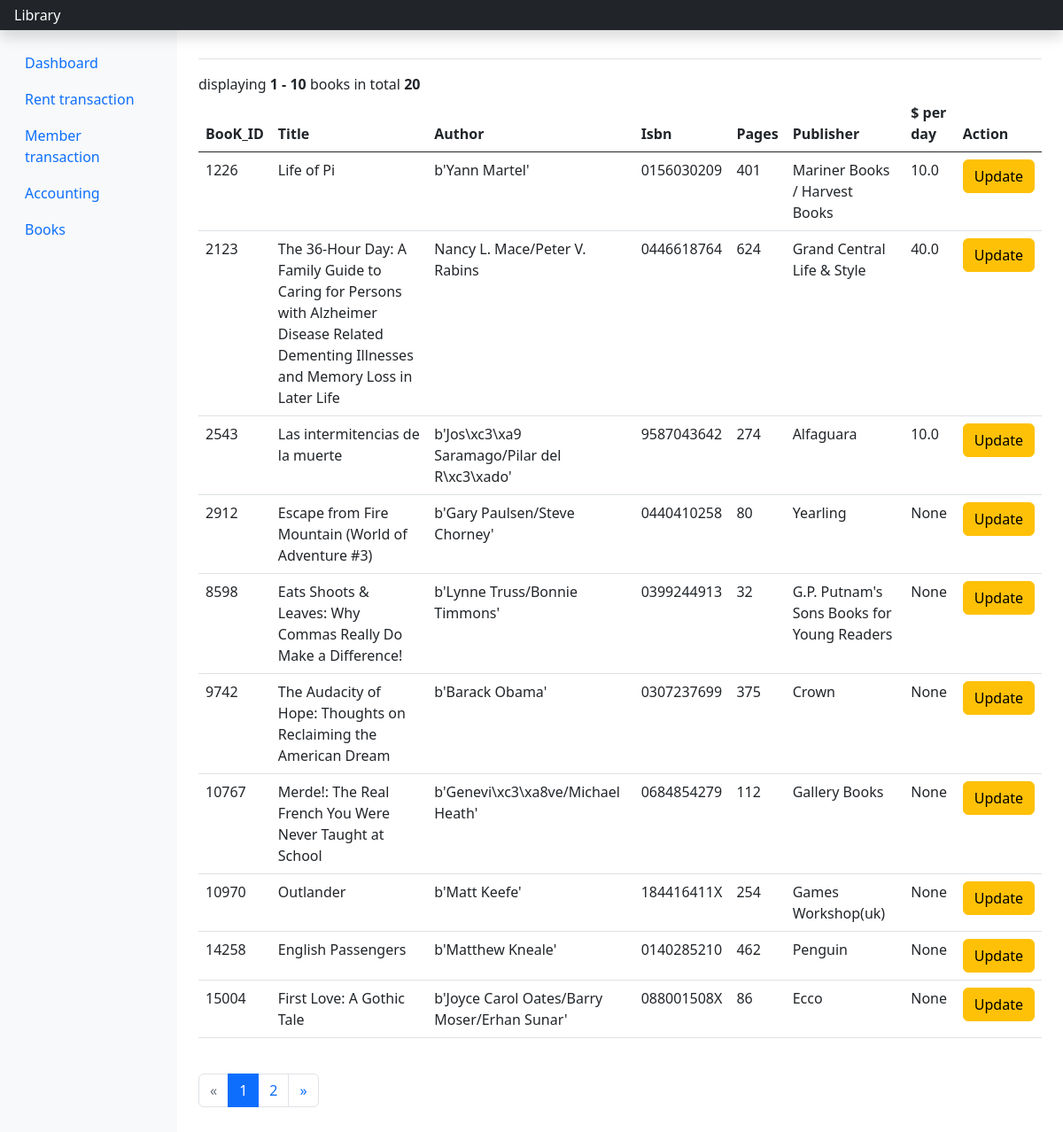
The app's page /stock with its own data.
### tables this page shows
CREATE TABLE "books_tbl" (
	"books_id"	INTEGER NOT NULL,
	"title"	VARCHAR,
	"authors"	VARCHAR,
	"isbn"	VARCHAR,
	"num_pages"	INTEGER,
	"publisher"	VARCHAR,
	"price_pday"	FLOAT,
	PRIMARY KEY("books_id")
);

### main_app.py (the view)
@app.route("/stock", methods = ['GET'])
def stock():
    per_page = 10
    page = request.args.get(get_page_parameter(), type=int, default=1)
    offsets = (page - 1) * per_page
    print(page)
    wk = session.query(books_tbl).limit(10).offset(offsets)
    result = session.query(books_tbl).count()
    pagination = Pagination(page=page,per_page=per_page,offset=offsets, total=result,record_name=" books")
    return render_template('stock.html', result=wk, pagination=pagination,)

### templates/stock.html
{% extends "base_template.html" %}
{% block content %}
{{ pagination.info|safe }}
<table class="table table-hover">
  <thead>
    <tr>
        <th>BooK_ID</th>
        <th>Title</th>
        <th>Author</th>
        <th>Isbn</th>
        <th>Pages</th>
        <th>Publisher</th>
        <th>$ per day</th>
        <th>Action</th>
    </tr>
  </thead>
  <tbody>
    {% for x in result %}
    <tr>
    <td>{{x.books_id}}</td>
    <td>
        {{x.title}}
    </td>
    <td>
        {{x.authors}}
    </td>
    <td>
        {{x.isbn}}
    </td>
    <td>
        {{x.num_pages}}
    </td>
    <td>
        {{x.publisher}}
    </td>
    <td>
        {{x.price_pday}}
    </td>
    <td>
        <button type="button" class="btn btn-warning" onclick="window.location.href='{{ url_for('modify_book', id=x.books_id) }}';">Update</button>
    </td>
</tr>
{% endfor %}
  </tbody>
</table>
<br>
{{ pagination.links | safe }}
<br>
{% endblock %}

### templates/base_template.html (shortened to what this page needs)
<!doctype html>
<html lang="en">
  <head>
    <link href="https://cdn.jsdelivr.net/npm/bootstrap@5.0.1/dist/css/bootstrap.min.css" rel="stylesheet">
    <link rel="stylesheet" type="text/css" href="https://cdn.datatables.net/1.10.25/css/dataTables.bootstrap5.css">
    <link rel="stylesheet" href="https://cdnjs.cloudflare.com/ajax/libs/font-awesome/4.7.0/css/font-awesome.min.css">
<link href="../static/assets/dist/css/bootstrap.min.css" rel="stylesheet">
  </head>
  <body>
<header class="navbar navbar-dark sticky-top bg-dark flex-md-nowrap p-0 shadow">
  <a class="navbar-brand col-md-3 col-lg-2 me-0 px-3 fs-6" href="#">Library</a>
</header>
<div class="container-fluid">
  <div class="row">
    <nav id="sidebarMenu" class="col-md-3 col-lg-2 d-md-block bg-light sidebar collapse">
      <div class="position-sticky pt-3 sidebar-sticky">
        <ul class="nav flex-column">
          <li class="nav-item">
            <a class="nav-link active" aria-current="page" href="/">
              Dashboard
            </a>
          </li>
          <li class="nav-item">
            <a class="nav-link" href="{{ url_for('orders') }}">
              Rent transaction
            </a>
          </li>
          <li class="nav-item">
            <a class="nav-link" href="{{ url_for('members') }}">
              Member transaction
            </a>
          </li>
          <li class="nav-item">
            <a class="nav-link" href="{{ url_for('payments') }}">
              Accounting
            </a>
          </li>
          <li class="nav-item">
            <a class="nav-link" href="{{ url_for('stock') }}">
              Books
            </a>
          </li>
        </ul>
      </div>
    </nav>
    <main class="col-md-9 ms-sm-auto col-lg-10 px-md-4">
      <div class="d-flex justify-content-between flex-wrap flex-md-nowrap align-items-center pt-3 pb-2 mb-3 border-bottom">
      </div>
      {% block content %}
     {% endblock %}
    </body>
</html>

### records on screen
books_tbl: books_id "1226", title "Life of Pi", authors "b'Yann Martel'", isbn "0156030209", num_pages "401", publisher "Mariner Books / Harvest Books", price_pday "10.0"
books_tbl: books_id "2123", title "The 36-Hour Day: A Family Guide to Caring for Persons with Alzheimer Disease Related Dementing Illnesses and Memory Loss in Later Life", authors "Nancy L. Mace/Peter V. Rabins", isbn "0446618764", num_pages "624", publisher "Grand Central Life & Style", price_pday "40.0"
books_tbl: books_id "2543", title "Las intermitencias de la muerte", authors "b'Jos\\xc3\\xa9 Saramago/Pilar del R\\xc3\\xado'", isbn "9587043642", num_pages "274", publisher "Alfaguara", price_pday "10.0"
books_tbl: books_id "2912", title "Escape from Fire Mountain (World of Adventure #3)", authors "b'Gary Paulsen/Steve Chorney'", isbn "0440410258", num_pages "80", publisher "Yearling", price_pday "None"
books_tbl: books_id "8598", title "Eats Shoots & Leaves: Why Commas Really Do Make a Difference!", authors "b'Lynne Truss/Bonnie Timmons'", isbn "0399244913", num_pages "32", publisher "G.P. Putnam's Sons Books for Young Readers", price_pday "None"
books_tbl: books_id "9742", title "The Audacity of Hope: Thoughts on Reclaiming the American Dream", authors "b'Barack Obama'", isbn "0307237699", num_pages "375", publisher "Crown", price_pday "None"
books_tbl: books_id "10767", title "Merde!: The Real French You Were Never Taught at School", authors "b'Genevi\\xc3\\xa8ve/Michael Heath'", isbn "0684854279", num_pages "112", publisher "Gallery Books", price_pday "None"
books_tbl: books_id "10970", title "Outlander", authors "b'Matt Keefe'", isbn "184416411X", num_pages "254", publisher "Games Workshop(uk)", price_pday "None"
books_tbl: books_id "14258", title "English Passengers", authors "b'Matthew Kneale'", isbn "0140285210", num_pages "462", publisher "Penguin", price_pday "None"
books_tbl: books_id "15004", title "First Love: A Gothic Tale", authors "b'Joyce Carol Oates/Barry Moser/Erhan Sunar'", isbn "088001508X", num_pages "86", publisher "Ecco", price_pday "None"

### other values on screen
{{ pagination.info|safe }} "displaying 1 - 10 books in total 20"
{{ pagination.links | safe }} "« 1 2 »"
